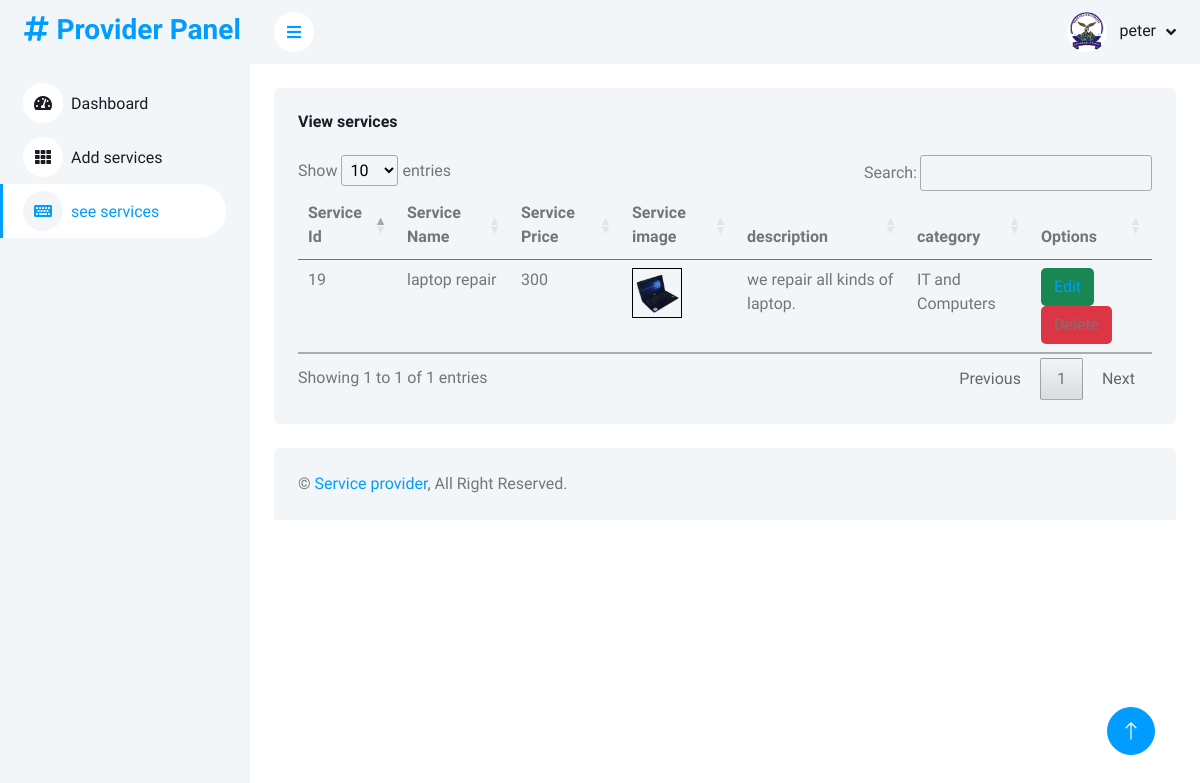
Screenshot of /provider/services.php (signed in) with the database file from the repository.
### tables this page shows
CREATE TABLE IF NOT EXISTS `provider` (
  `provider_id` int(11) NOT NULL AUTO_INCREMENT,
  `username` varchar(100) NOT NULL,
  `lastname` varchar(100) NOT NULL,
  `email` varchar(100) NOT NULL,
  `telephone` int(11) NOT NULL,
  `password` varchar(100) NOT NULL,
  `profile_pic` varchar(100) NOT NULL,
  PRIMARY KEY (`provider_id`)
);

CREATE TABLE IF NOT EXISTS `services` (
  `service_id` int(11) NOT NULL AUTO_INCREMENT,
  `service_name` varchar(100) NOT NULL,
  `service_price` int(11) NOT NULL,
  `service_image` varchar(200) NOT NULL,
  `description` varchar(1000) NOT NULL,
  `category_name` varchar(50) NOT NULL,
  `provider_id` int(11) DEFAULT NULL,
  `createdAt` timestamp NOT NULL DEFAULT current_timestamp() ON UPDATE current_timestamp(),
  PRIMARY KEY (`service_id`),
  KEY `provider_id` (`provider_id`)
);

### provider/services.php (the view, shortened to what this page needs)
<?php
include "../db.php";
?>
<!DOCTYPE html>
<html lang="en">
<head>
</head>
<body>
            <?php include "sidebar.php";?>
            <div class="container-fluid pt-4 px-4">
                <div class="row g-4">
                    <div class="col-12">
                        <div class="bg-light rounded h-100 p-4">
                            <h6 class="mb-4">View services</h6>
                            <div class="table-responsive">
                                <table class="table" id="service-data">
                                    <thead>
                                        <tr>
                                            <th scope="col">Service Id</th>
                                            <th scope="col">Service Name</th>
                                            <th scope="col">Service Price</th>
                                            <th scope="col">Service image</th>
                                            <th scope="col">description</th>
                                            <th scope="col">category</th>
                                            <th scope="col">Options</th>
                                        </tr>
                                    </thead>
                                    <tbody>
                                    <?php
                                        $provider_id = $_SESSION["uid"];
                                        $sql = "SELECT * FROM services WHERE provider_id = '$provider_id'";
                                        $result = mysqli_query($conn, $sql);
                                        if (mysqli_num_rows($result) > 0){
                                            while($rows = mysqli_fetch_array($result)){
                                        ?>
                                        <tr>
                                            <td><?php echo $rows['service_id'];?></td>
                                            <td><?php echo $rows['service_name'];?></td>
                                            <td><?php echo $rows['service_price'];?></td>
                                            <td><img src="uploads/<?php echo $rows['service_image'];?>" width="50px" height="50px" style="border: 1px solid black;"></td>
                                            <td><?php echo $rows['description'];?></td>
                                            <td><?php echo $rows['category_name'];?></td>
                                            <td>
                                                <button type="button" class="btn bg-success btn-edit"><a href="editService.php?id=<?= $rows['service_id'];?>">Edit</a></button>
                                                <button class="btn bg-danger delete-service" type="button" value="<?= $rows['service_id'];?>">Delete</button>
                                            </td>
                                        </tr>
                                        <?php
                                        }}
                                        ?>
                                    </tbody>
                                </table>
                            </div>
                        </div>
                    </div>
                </div>
            </div>
            <?php include "footer.php";?>
        <a href="#" class="btn btn-lg btn-primary btn-lg-square back-to-top"><i class="bi bi-arrow-up"></i></a>
    </div>
</body>
</html>

### provider/sidebar.php (shortened to what this page needs)
    <link href="https://cdnjs.cloudflare.com/ajax/libs/font-awesome/5.10.0/css/all.min.css" rel="stylesheet">
    <link href="https://cdn.jsdelivr.net/npm/bootstrap-icons@1.4.1/font/bootstrap-icons.css" rel="stylesheet">
    <link href="../lib/owlcarousel/assets/owl.carousel.min.css" rel="stylesheet">
    <link href="../lib/tempusdominus/css/tempusdominus-bootstrap-4.min.css" rel="stylesheet" />
    <link href="../css/bootstrap.min.css" rel="stylesheet">
    <link href="../css/style.css" rel="stylesheet">
    <link rel="stylesheet" href="../css/alertify.min.css">
    <link rel="stylesheet" href="../css/themes/bootstrap.min.css">
    <link rel="stylesheet" href="../css/dataTables.min.css">
<?php
$page = substr($_SERVER['SCRIPT_NAME'], strrpos($_SERVER['SCRIPT_NAME'], "/")+ 1);
?>
<div class="sidebar pe-4 pb-3">
<nav class="navbar bg-light navbar-light">
    <a href="index.php" class="navbar-brand mx-4 mb-3">
        <h3 class="text-primary"><i class="fa fa-hashtag me-2"></i>Provider Panel</h3>
    </a>
    <div class="navbar-nav w-100">
        <a href="index.php" class="nav-item nav-link <?=$page === 'index.php' ? 'active': '';?>"><i class="fa fa-tachometer-alt me-2"></i>Dashboard</a>
        <a href="addservice.php" class="nav-item nav-link <?=$page === 'addservice.php' ? 'active': '';?>"><i class="fa fa-th me-2"></i>Add services</a>
        <a href="services.php" class="nav-item nav-link <?=$page === 'services.php' ? 'active': '';?>"><i class="fa fa-keyboard me-2"></i>see services</a>
    </div>
</nav>
</div>
<div class="content">
<nav class="navbar navbar-expand bg-light navbar-light sticky-top px-4 py-0">
    <a href="#" class="sidebar-toggler flex-shrink-0">
        <i class="fa fa-bars"></i>
    </a>
    <div class="navbar-nav align-items-center ms-auto">
        <div class="nav-item dropdown">
            <a href="#" class="nav-link dropdown-toggle" data-bs-toggle="dropdown">
                <?php
                include "../db.php";
                $user = $_SESSION['uid'];
                $sql = "SELECT profile_pic FROM provider WHERE provider_id ='$user'";
                $result = mysqli_query($conn, $sql);
                if (mysqli_num_rows($result) > 0){
                    $rows = mysqli_fetch_array($result);
                ?>
                <img class="rounded-circle me-lg-2" src="<?php echo $rows['profile_pic']?>" alt="" style="width: 40px; height: 40px;">
                <?php  }
                ?>
                <span class="d-none d-lg-inline-flex"><?php echo $_SESSION['username'];?></span>
            </a>
        </div>
    </div>
</nav>

### css/style.css (style rules this page uses)
:root { --primary: #009CFF; --light: #F3F6F9; --dark: #191C24; }
.back-to-top { position: fixed; display: none; right: 45px; bottom: 45px; z-index: 99; }
.btn { transition: .5s; }
.btn.btn-primary { color: #FFFFFF; }
.btn-lg-square { width: 48px; height: 48px; }
.btn-square, .btn-sm-square, .btn-lg-square { padding: 0; display: inline-flex; align-items: center; justify-content: center; font-weight: normal; border-radius: 50px; }
.sidebar { position: fixed; top: 0; left: 0; bottom: 0; width: 250px; height: 100vh; overflow-y: auto; background: var(--light); transition: 0.5s; z-index: 999; }
.content { margin-left: 250px; min-height: 100vh; background: #FFFFFF; transition: 0.5s; }
@media (min-width: 992px) { .sidebar { margin-left: 0; } }
@media (min-width: 992px) { .content { width: calc(100% - 250px); } }
.sidebar .navbar .navbar-nav .nav-link { padding: 7px 20px; color: var(--dark); font-weight: 500; border-left: 3px solid var(--light); border-radius: 0 30px 30px 0; outline: none; }
.sidebar .navbar .navbar-nav .nav-link:hover, .sidebar .navbar .navbar-nav .nav-link.active { color: var(--primary); background: #FFFFFF; border-color: var(--primary); }
.sidebar .navbar .navbar-nav .nav-link i { width: 40px; height: 40px; display: inline-flex; align-items: center; justify-content: center; background: #FFFFFF; border-radius: 40px; }
.sidebar .navbar .navbar-nav .nav-link:hover i, .sidebar .navbar .navbar-nav .nav-link.active i { background: var(--light); }
.content .navbar .navbar-nav .nav-link { margin-left: 25px; padding: 12px 0; color: var(--dark); outline: none; }
.content .navbar .sidebar-toggler, .content .navbar .navbar-nav .nav-link i { width: 40px; height: 40px; display: inline-flex; align-items: center; justify-content: center; background: #FFFFFF; border-radius: 40px; }
.content .navbar .dropdown-toggle::after { margin-left: 6px; vertical-align: middle; border: none; content: "\f107"; font-family: "Font Awesome 5 Free"; font-weight: 900; transition: .5s; }

### rows the page displays
provider: profile_pic (picture)
services: service_id "19", service_name "laptop repair", service_price "300", service_image (picture), description "we repair all kinds of laptop.", category_name "IT and Computers"

### other values shown
$_SESSION['username'] "peter"
